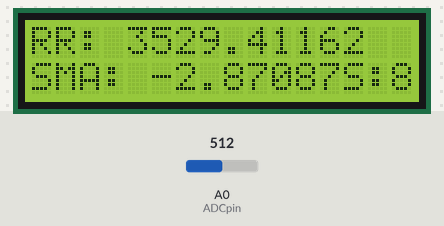
Recording of a sketch running on a simulated Arduino Uno, built with avr-gcc and run on an emulated ATmega328P. Parts: 16×2 character LCD. Inputs (shaded band) come from the test bench; at power-on: A0 (ADCpin) = 512. What the sketch prints to the serial monitor is not drawn.

Above: at 1.2 s.
1.3 s: A0 (ADCpin) set to 716
At 3.0 s:
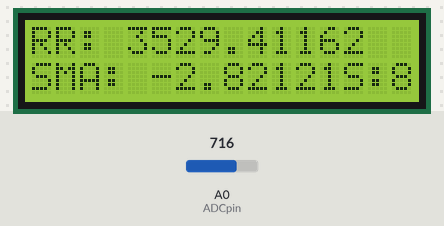
3.1 s: A0 (ADCpin) set to 900
At 4.77 s:
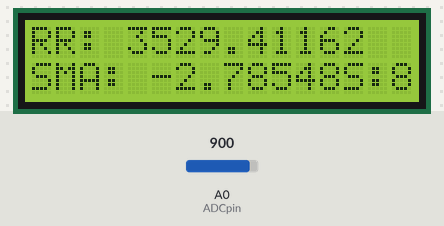
5.0 s: A0 (ADCpin) set to 1023
At 7.4 s:
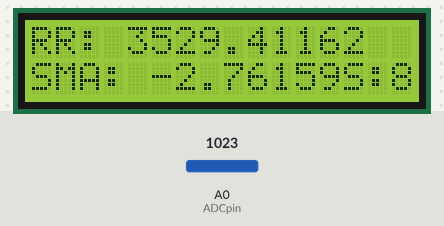
Timing chart, 0 to 8.9 s (numbered marks = the images above; inputs shaded):
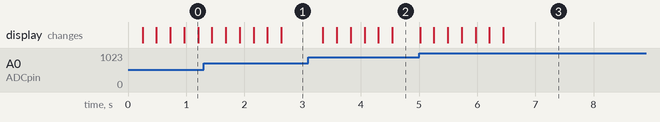

Measured:
- after the input at 1.3 s, the display: first changes after 0.14 s (image 1 shows a later state)
- after the input at 3.1 s, the display: first changes after 0.25 s (image 2 shows a later state)
- after the input at 5.0 s, the display: first changes at once (image 3 shows a later state)

The sketch:

LSR.ino
```cpp
#include <TimeLib.h>
#include <LiquidCrystal.h>
unsigned long previousMillis = 0;        // will store last time ADC queried
int ADCpin = A0;
byte flag =0;

const byte numStamps = 5; //n
const byte averagePeriod = 5; //t

// constants won't change:
const int sampleRate = 120;
const float slowRate = 0.1;
const long interval = (1/(float)sampleRate) *1000;           // interval at which to blink (milliseconds)


const int windowSize=(sampleRate/slowRate)/8;

const byte dispInterval = 1000;           // interval at which to blink (milliseconds)
unsigned long dispMillis = 0;


float sampleWindow[windowSize]={0};
float RR=0;
float Grad = 0;
unsigned long stamps[numStamps];

const int rs = 12, en = 11, d4 = 5, d5 = 4, d6 = 3, d7 = 2;
LiquidCrystal lcd(rs, en, d4, d5, d6, d7);

void setup() {
  // put your setup code here, to run once:
  Serial.begin(9600);
  lcd.begin(16, 2);
}


float appendWindow(float val)
{
  for (int i=0;i<windowSize-1;i++)
  {
    sampleWindow[i]=sampleWindow[i+1];
  }
  sampleWindow[windowSize-1]=val;

}


void calcGrad()
{
  float xx = 0;
  float xy = 0;
  float x = 0;
  float y = 0;

  for (int i=0;i<windowSize;i++)
  {
    x+=i;
    y+=i;
    xx+= i*i;
    xy+= sampleWindow[i]*i;
  }

  Grad = (windowSize*xy - x*y)/(windowSize*xx-x*x);
}

void detect()
{
  if(Grad<0 && flag==0)
  {
    flag=1;
    for (int i=0;i<numStamps-1;i++)
    {
      stamps[i]=stamps[i+1];
    }
    stamps[numStamps-1] = millis();
  }

  if(Grad>0 && flag==1)
  {
    flag=0;
  }

}

void updateRR()
{
  int avg=0;

  for(int i=0; i<numStamps-1;i++)
  {
    avg += stamps[i+1]-stamps[i];
  }
  avg/=(numStamps-1);// in millisec

  float freq=avg/((float)1000);
  Serial.println(1/freq);
  RR=(60)/freq; //convert to BPM

}

void loop() {
  unsigned long currentMillis = millis();
   if (currentMillis - previousMillis >= interval) {
    previousMillis = currentMillis;
    int sensorValue = analogRead(A0);
    float voltage = sensorValue * (5.0 / 1023.0);


    appendWindow(voltage);
    calcGrad();
    detect();
    updateRR();
  }
   if (currentMillis - dispMillis >= dispInterval) {
    dispMillis = currentMillis;
    lcd.setCursor(0, 0);
    lcd.print(F("RR: "));
    lcd.print(RR,5);

    lcd.setCursor(0, 1);
    lcd.print(F("SMA: "));
    lcd.print(Grad,5);
    lcd.print(F("S:"));
    lcd.print(interval);

  }
}
```
